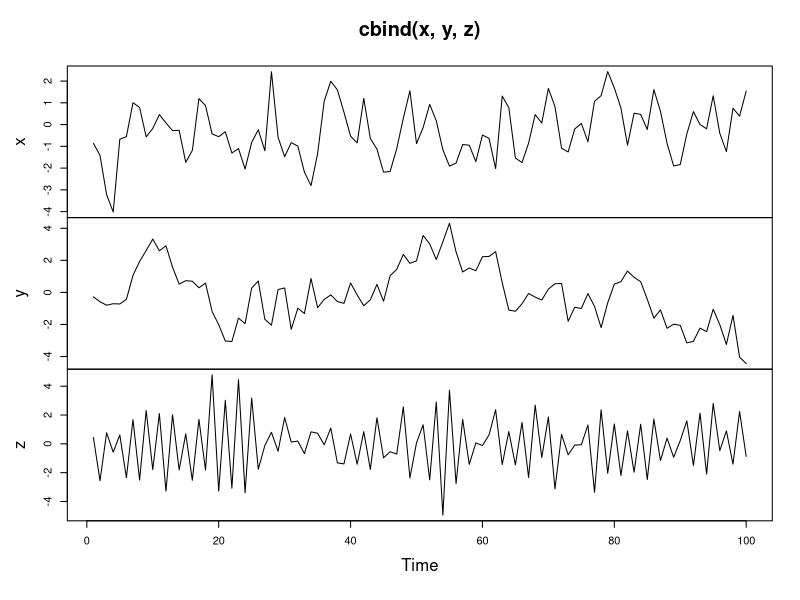
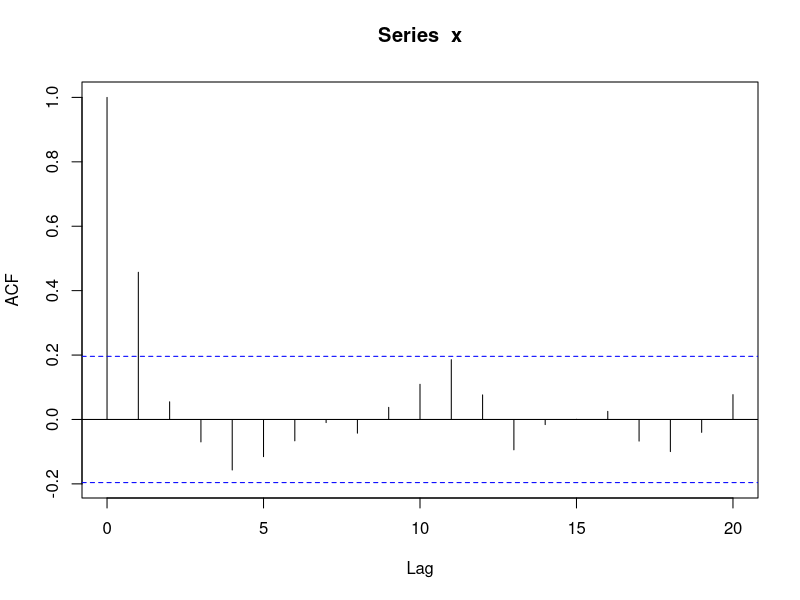
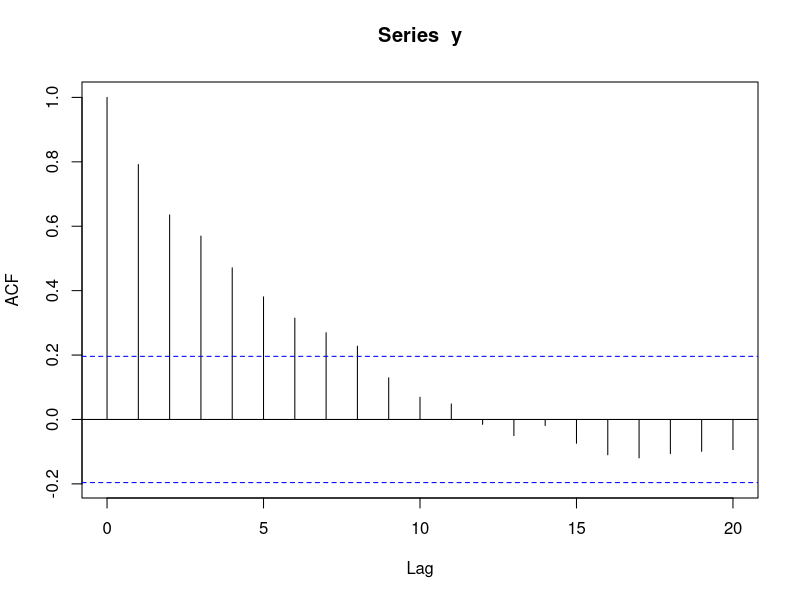
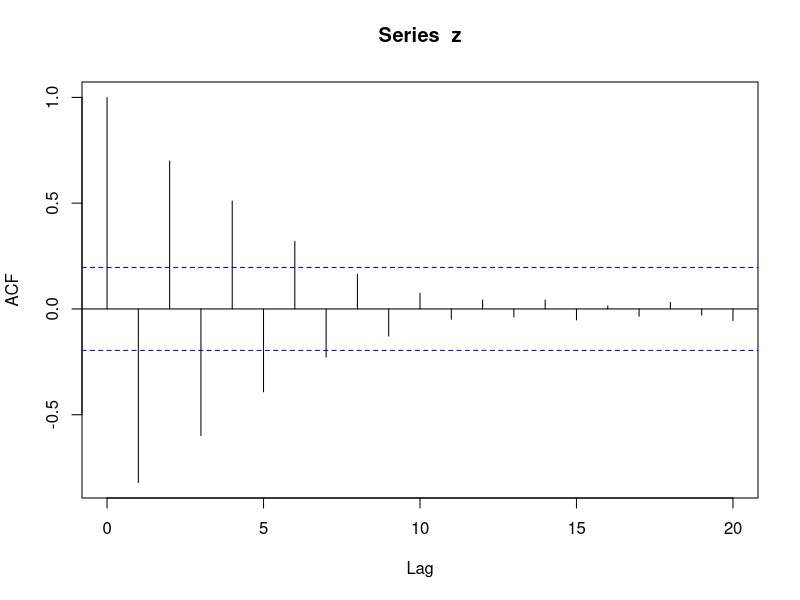
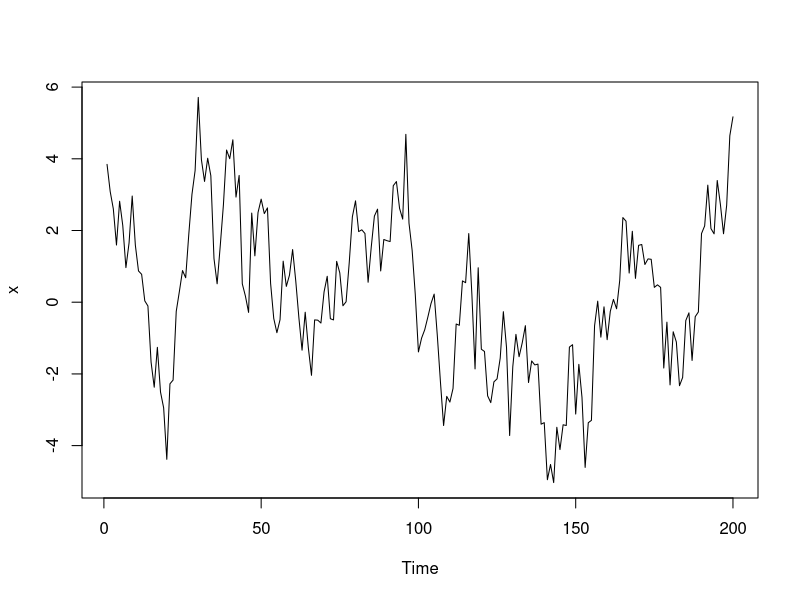
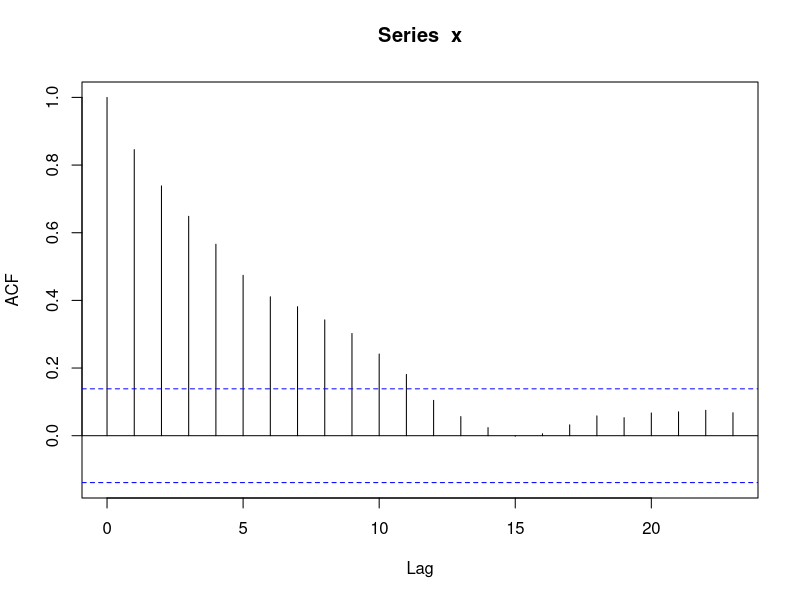
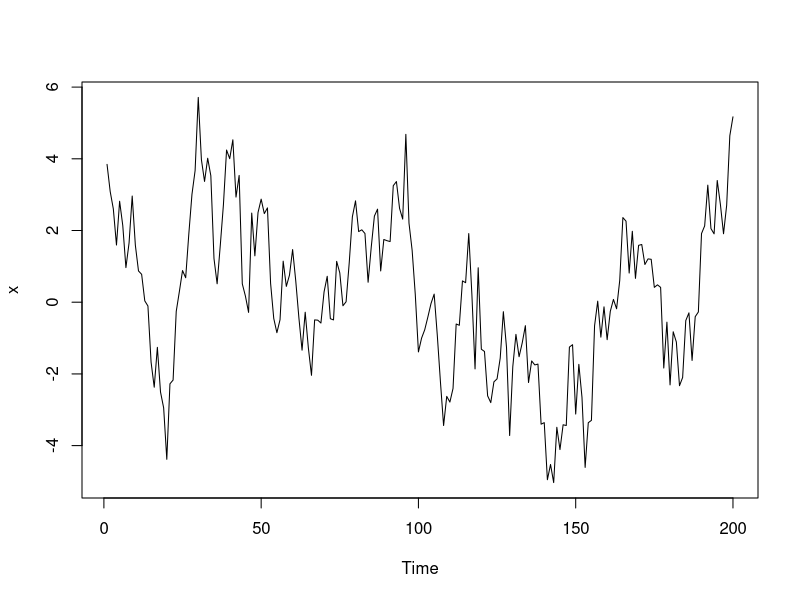
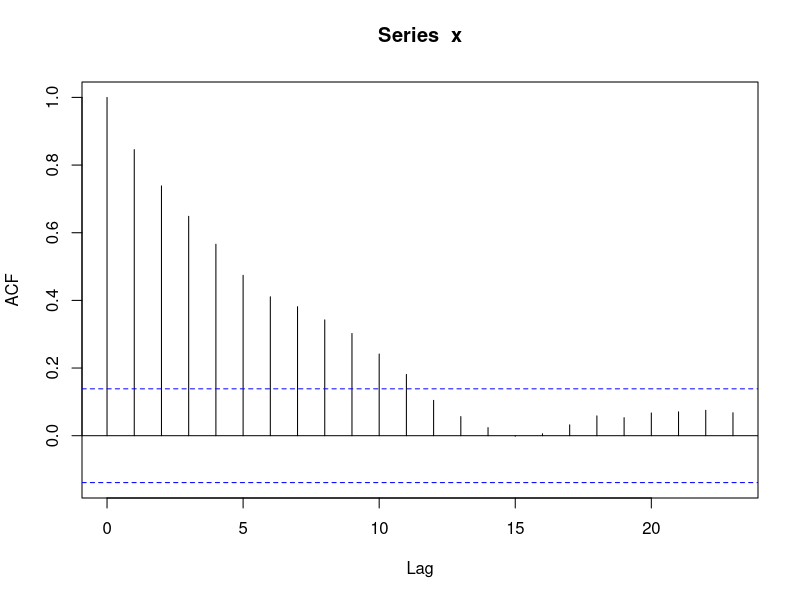

Reproduce these figures in R, in order.
## ---- chunk 1
# Simulate an AR model with 0.5 slope
x <- arima.sim(model = list(ar = 0.5), n = 100)

# Simulate an AR model with 0.9 slope
y <- arima.sim(model = list(ar = 0.9), n = 100)

# Simulate an AR model with -0.75 slope
z <- arima.sim(model = list(ar =-0.75), n = 100)

# Plot your simulated data
plot.ts(cbind(x, y, z))
## ---- chunk 2
# Calculate the ACF for x
acf(x)

# Calculate the ACF for y
acf(y)

# Calculate the ACF for z
acf(z)

## ---- chunk 3
# Simulate and plot AR model with slope 0.9 
x <- arima.sim(model = list(ar = 0.9), n = 200)
ts.plot(x)
acf(x)

# Simulate and plot AR model with slope 0.98
y <- arima.sim(model = list(ar = 0.98), n = 200)
ts.plot(x)
acf(x)

# Simulate and plot RW model
z <- arima.sim(model = list(order = c(0,1,0)), n = 200)
ts.plot(z)
acf(z)

## ---- chunk 4
# prep data
x<-c(
  0.8293412, 0.4582745, 0.05278152, 0.06302386, -0.7364489, -0.5680549, -0.05563039, -0.147577, -0.4607179, -0.7569944, -1.570928, -0.2314332, -1.261477, -0.7377359, -0.7502875, -1.921008, -2.472868, -3.551733, -1.912493, -4.195137, -2.81786, -3.1387, -1.295846, -0.7964083, 0.8304717, -0.2101606, -0.3134617, 0.05866471, 1.527055, 3.760888, 3.254509, 2.585624, 1.214001, 1.490234, 2.388775, 3.565615, 3.842863, 4.940023, 4.684693, 3.246506, 2.39817, 2.107419, 1.644088, -0.1847806, -1.972322, -0.3428394, -2.11707, -2.692767, -2.260532, -2.455535, -2.079618, -2.384692, -1.552852, -2.665009, -3.955674, -2.090653, -1.691974, -1.30315, -2.698256, -2.093301, -2.658122, -2.572089, -1.598519, -1.712539, -1.587043, -1.102723, -1.194398, -1.332658, -0.3001177, -0.218454, 1.67546, 1.199136, 1.165281, 1.656994, -0.5312163, -0.9226871, -0.9120866, -0.6911409, -0.5167889, -0.8110674, 1.785289, 3.081533, 1.497907, 1.814418, 2.774034, 2.592283, 2.432849, 0.6986269, -0.3154005, -1.048721, 1.062419, 1.6936, 2.754535, 1.545779, 0.9082476, 2.490944, 1.925785, -0.2963624, -0.7313748, -1.395322
)

# Fit the AR model to x
arima(x, order = c(1, 0, 0))

# Copy and paste the slope (ar1) estimate
0.8575

# Copy and paste the slope mean (intercept) estimate
-0.0948

# Copy and paste the innovation variance (sigma^2) estimate
1.022

# Fit the AR model to AirPassengers
AR <- arima(AirPassengers, order = c(1, 0, 0))
print(AR)

# Run the following commands to plot the series and fitted values
ts.plot(AirPassengers)
AR_fitted <- AirPassengers - residuals(AR)
points(AR_fitted, type = "l", col = 2, lty = 2)

## ---- chunk 5
# Fit an AR model to Nile
AR_fit <-arima(Nile, order  = c(1,0,0))
print(AR_fit)

# Use predict() to make a 1-step forecast
predict_AR <- predict(AR_fit)

# Obtain the 1-step forecast using $pred[1]
predict_AR$pred[1]

# Use predict to make 1-step through 10-step forecasts
predict(AR_fit, n.ahead = 10)

# Run to plot the Nile series plus the forecast and 95% prediction intervals
ts.plot(Nile, xlim = c(1871, 1980))
AR_forecast <- predict(AR_fit, n.ahead = 10)$pred
AR_forecast_se <- predict(AR_fit, n.ahead = 10)$se
points(AR_forecast, type = "l", col = 2)
points(AR_forecast - 2*AR_forecast_se, type = "l", col = 2, lty = 2)
points(AR_forecast + 2*AR_forecast_se, type = "l", col = 2, lty = 2)

